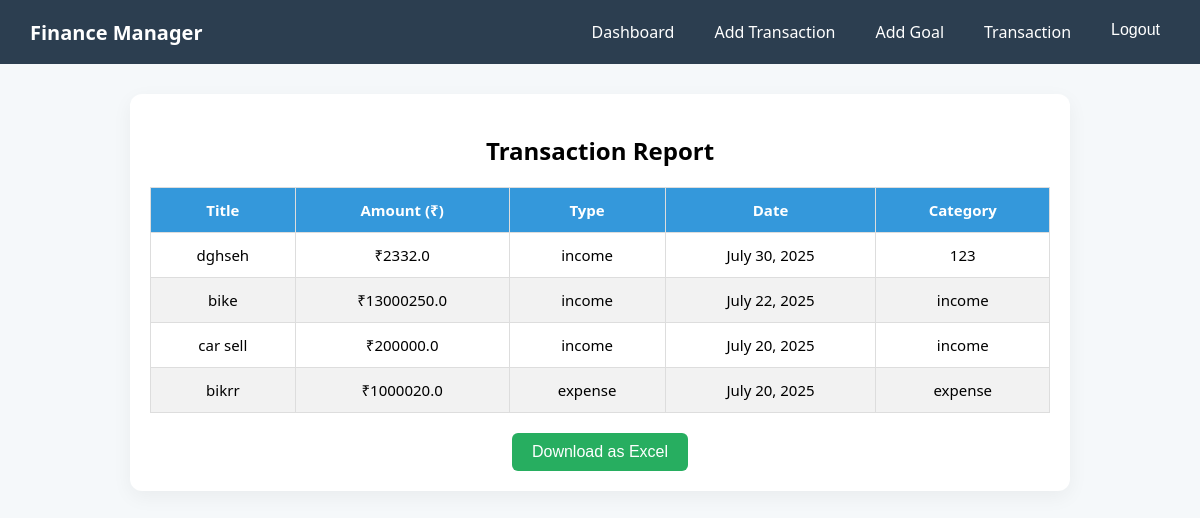
The app's page /transaction/ (signed in) with its own data.
### finance/models.py (models this page shows, shortened)
class Transaction(models.Model):
    Transaction_types=(
        ('income', 'Income'),
        ('expense', 'Expense'),
    )
    user=models.ForeignKey(User,on_delete=models.CASCADE)
    title=models.TextField(max_length=100)
    amount=models.FloatField()
    transaction_type=models.CharField(max_length=100,choices=Transaction_types)
    date=models.DateField()
    category=models.CharField(max_length=100)
    created_at=models.DateTimeField(auto_now_add=True)

### finance/views.py (the view)
# urls.py: path('transaction/', views.transaction_view, name='transaction'),
@login_required
def transaction_view(request):
    transactions = Transaction.objects.filter(user=request.user).order_by('-date')
    return render(request, 'transaction.html', {'transactions': transactions})

### finance/templates/transaction.html (shortened to what this page needs)
{% load static %}
<!DOCTYPE html>
<html lang="en">
<head>
  <link rel="stylesheet" href="{% static 'css/transaction.css' %}">
</head>
<body>
  <nav class="navbar">
    <div class="logo">Finance Manager</div>
    <div class="navbar-links">
      <a href="{% url 'dashboard' %}">Dashboard</a>
      <a href="{% url 'addtransaction' %}">Add Transaction</a>
      <a href="{% url 'addgoal' %}">Add Goal</a>
      <a href="{% url 'transaction' %}">Transaction</a>
      <form method="post" action="{% url 'logout' %}" style="display:inline;">
  <button type="submit" class="nav-link logout-button">Logout</button>
</form>
    </div>
  </nav>
  <div class="transaction-container">
    <h2>Transaction Report</h2>
    <table id="transactionTable">
      <thead>
        <tr>
          <th>Title</th>
          <th>Amount (₹)</th>
          <th>Type</th>
          <th>Date</th>
          <th>Category</th>
        </tr>
      </thead>
      <tbody>
        {% for t in transactions %}
        <tr>
          <td>{{ t.title }}</td>
          <td>₹{{ t.amount }}</td>
          <td>{{ t.transaction_type }}</td>
          <td>{{ t.date }}</td>
          <td>{{ t.category }}</td>
        </tr>
        {% empty %}
        <tr>
          <td colspan="5">No transactions found.</td>
        </tr>
        {% endfor %}
      </tbody>
    </table>
    <button id="downloadBtn">Download as Excel</button>
  </div>
</body>
</html>

### finance/static/css/transaction.css (style rules this page uses)
body { margin: 0; font-family: 'Segoe UI', Tahoma, Geneva, Verdana, sans-serif; background: #f5f8fa; }
.navbar { background-color: #2c3e50; padding: 15px 30px; display: flex; justify-content: space-between; align-items: center; }
.navbar .logo { font-size: 20px; font-weight: bold; color: #fff; }
.navbar-links { display: flex; gap: 20px; }
.navbar-links a, .logout-button { color: #fff; text-decoration: none; font-weight: 500; background: none; border: none; cursor: pointer; font-size: 16px; padding: 6px 10px; }
.transaction-container { max-width: 900px; margin: 30px auto; padding: 20px; background: white; border-radius: 12px; box-shadow: 0 6px 20px rgba(0, 0, 0, 0.05); }
.transaction-container h2 { margin-bottom: 20px; text-align: center; }
#transactionTable { width: 100%; border-collapse: collapse; margin-bottom: 20px; }
#transactionTable th, #transactionTable td { border: 1px solid #ddd; padding: 12px; text-align: center; font-size: 15px; }
#transactionTable th { background-color: #3498db; color: white; }
#transactionTable tr:nth-child(even) { background-color: #f2f2f2; }
#downloadBtn { padding: 10px 20px; font-size: 16px; background-color: #27ae60; color: white; border: none; border-radius: 6px; cursor: pointer; display: block; margin: 0 auto; transition: background 0.3s ease; }

### records on screen
Transaction: title "dghseh", amount "2332.0", transaction_type "income", date "July 30, 2025", category "123"
Transaction: title "bike", amount "13000250.0", transaction_type "income", date "July 22, 2025", category "income"
Transaction: title "car sell", amount "200000.0", transaction_type "income", date "July 20, 2025", category "income"
Transaction: title "bikrr", amount "1000020.0", transaction_type "expense", date "July 20, 2025", category "expense"
